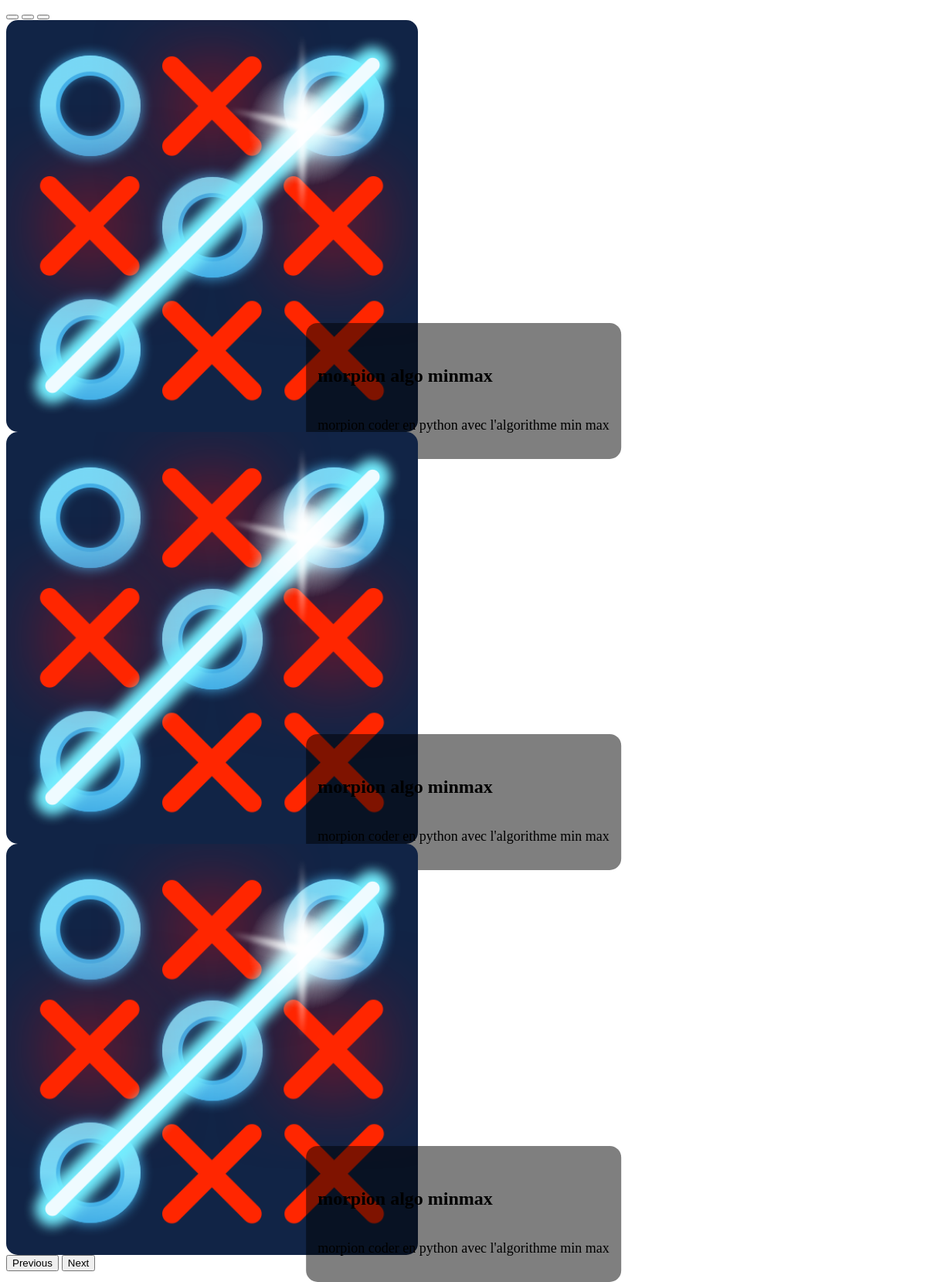
The page /projets.php on the database its author committed.
### tables this page shows
CREATE TABLE IF NOT EXISTS `projets` (
  `id` int(11) NOT NULL AUTO_INCREMENT,
  `titre` varchar(255) NOT NULL,
  `description` text NOT NULL,
  `img` varchar(255) NOT NULL,
  PRIMARY KEY (`id`)
);

### projets.php (the view, shortened to what this page needs)
</head>
<body>
  <?php
  $db = new mysqli('localhost', 'root', '', 'portfolio');
  ?>
  <?php
  $query = "SELECT * FROM projets";
  $stmt = $db->prepare($query);
  $stmt->execute();
  $result = $stmt->get_result();
  $projects = $result->fetch_all(MYSQLI_ASSOC);
  ?>
  <div id="carouselExampleCaptions" class="carousel slide">
    <div class="carousel-indicators">
      <?php foreach ($projects as $index => $project) : ?>
        <button type="button" data-bs-target="#carouselExampleCaptions" data-bs-slide-to="<?= $index ?>" <?= $index == 0 ? 'class="active" aria-current="true"' : '' ?> aria-label="Slide <?= $index + 1 ?>"></button>
      <?php endforeach; ?>
    </div>
    <div class="carousel-inner">
      <?php foreach ($projects as $index => $project) : ?>
        <div class="carousel-item <?= $index == 0 ? 'active' : '' ?>">
          <img src="<?= $project["img"] ?>" class="d-block mx-auto" alt="...">
          <div class="carousel-caption d-none d-md-block">
            <h5><?= $project["titre"] ?></h5>
            <p><?= $project["description"] ?></p>
          </div>
        </div>
      <?php endforeach; ?>
    </div>
    <button class="carousel-control-prev" type="button" data-bs-target="#carouselExampleCaptions" data-bs-slide="prev">
      <span class="visually-hidden">Previous</span>
    </button>
    <button class="carousel-control-next" type="button" data-bs-target="#carouselExampleCaptions" data-bs-slide="next">
      <span class="visually-hidden">Next</span>
    </button>
  </div>

### projets.php (style rules this page uses)
.carousel img { width: 45%; height: auto; object-fit: cover; border-radius: 15px; }
.carousel-item { position: relative; }
.carousel-caption { position: absolute; top: 90%; left: 50%; transform: translate(-50%, -50%); max-width: 45%; background-color: rgba(0, 0, 0, 0.5); border-radius: 15px; padding: 15px; }
.carousel-caption h5 { font-size: 24px; font-weight: bold; }
.carousel-caption p { font-size: 18px; }

### rows shown on the page
projets: img (picture), titre "morpion algo minmax", description "morpion coder en python avec l'algorithme min max"
projets: img (picture), titre "morpion algo minmax", description "morpion coder en python avec l'algorithme min max"
projets: img (picture), titre "morpion algo minmax", description "morpion coder en python avec l'algorithme min max"
